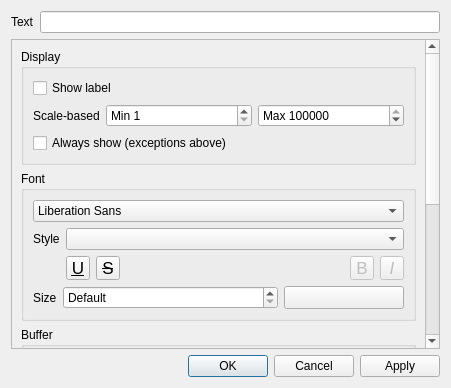
<?xml version="1.0" encoding="UTF-8"?>
<ui version="4.0">
 <class>QgsLabelPropertyDialogBase</class>
 <widget class="QDialog" name="QgsLabelPropertyDialogBase">
  <property name="geometry">
   <rect>
    <x>0</x>
    <y>0</y>
    <width>451</width>
    <height>388</height>
   </rect>
  </property>
  <property name="windowTitle">
   <string>Label properties</string>
  </property>
  <layout class="QVBoxLayout" name="verticalLayout_2">
   <item>
    <layout class="QHBoxLayout" name="horizontalLayout_3">
     <item>
      <widget class="QLabel" name="mLabelTextLabel">
       <property name="text">
        <string>Text</string>
       </property>
      </widget>
     </item>
     <item>
      <widget class="QLineEdit" name="mLabelTextLineEdit"/>
     </item>
    </layout>
   </item>
   <item>
    <widget class="QScrollArea" name="scrollArea">
     <property name="widgetResizable">
      <bool>true</bool>
     </property>
     <widget class="QWidget" name="scrollAreaWidgetContents">
      <property name="geometry">
       <rect>
        <x>0</x>
        <y>0</y>
        <width>431</width>
        <height>622</height>
       </rect>
      </property>
      <layout class="QVBoxLayout" name="mLabelPropertiesLayout">
       <item>
        <widget class="QgsCollapsibleGroupBox" name="mDisplayGroupBox">
         <property name="title">
          <string>Display</string>
         </property>
         <layout class="QGridLayout" name="gridLayout_5">
          <item row="2" column="0">
           <layout class="QHBoxLayout" name="horizontalLayout_5">
            <item>
             <widget class="QLabel" name="label">
              <property name="sizePolicy">
               <sizepolicy hsizetype="Maximum" vsizetype="Preferred">
                <horstretch>0</horstretch>
                <verstretch>0</verstretch>
               </sizepolicy>
              </property>
              <property name="text">
               <string>Scale-based</string>
              </property>
             </widget>
            </item>
            <item>
             <widget class="QgsSpinBox" name="mMinScaleSpinBox">
              <property name="prefix">
               <string>Min </string>
              </property>
              <property name="minimum">
               <number>1</number>
              </property>
              <property name="maximum">
               <number>999999999</number>
              </property>
              <property name="showClearButton" stdset="0">
               <bool>false</bool>
              </property>
             </widget>
            </item>
            <item>
             <widget class="QgsSpinBox" name="mMaxScaleSpinBox">
              <property name="prefix">
               <string>Max </string>
              </property>
              <property name="minimum">
               <number>1</number>
              </property>
              <property name="maximum">
               <number>999999999</number>
              </property>
              <property name="value">
               <number>10000000</number>
              </property>
              <property name="showClearButton" stdset="0">
               <bool>false</bool>
              </property>
             </widget>
            </item>
           </layout>
          </item>
          <item row="0" column="0">
           <widget class="QCheckBox" name="mShowLabelChkbx">
            <property name="text">
             <string>Show label</string>
            </property>
           </widget>
          </item>
          <item row="3" column="0">
           <widget class="QCheckBox" name="mAlwaysShowChkbx">
            <property name="toolTip">
             <string>Ignores priority and permits collisions/overlaps</string>
            </property>
            <property name="text">
             <string>Always show (exceptions above)</string>
            </property>
           </widget>
          </item>
         </layout>
        </widget>
       </item>
       <item>
        <widget class="QgsCollapsibleGroupBox" name="mFontGroupBox">
         <property name="title">
          <string>Font</string>
         </property>
         <layout class="QGridLayout" name="gridLayout">
          <item row="0" column="0" colspan="3">
           <widget class="QFontComboBox" name="mFontFamilyCmbBx">
            <property name="editable">
             <bool>false</bool>
            </property>
           </widget>
          </item>
          <item row="1" column="0">
           <widget class="QLabel" name="label_3">
            <property name="sizePolicy">
             <sizepolicy hsizetype="Maximum" vsizetype="Preferred">
              <horstretch>0</horstretch>
              <verstretch>0</verstretch>
             </sizepolicy>
            </property>
            <property name="text">
             <string>Style</string>
            </property>
           </widget>
          </item>
          <item row="2" column="1" colspan="2">
           <layout class="QHBoxLayout" name="horizontalLayout_4">
            <item>
             <widget class="QToolButton" name="mFontUnderlineBtn">
              <property name="enabled">
               <bool>true</bool>
              </property>
              <property name="minimumSize">
               <size>
                <width>24</width>
                <height>24</height>
               </size>
              </property>
              <property name="maximumSize">
               <size>
                <width>24</width>
                <height>24</height>
               </size>
              </property>
              <property name="font">
               <font>
                <pointsize>13</pointsize>
                <underline>true</underline>
               </font>
              </property>
              <property name="toolTip">
               <string>Underlined text</string>
              </property>
              <property name="text">
               <string>U</string>
              </property>
              <property name="checkable">
               <bool>true</bool>
              </property>
             </widget>
            </item>
            <item>
             <widget class="QToolButton" name="mFontStrikethroughBtn">
              <property name="enabled">
               <bool>true</bool>
              </property>
              <property name="minimumSize">
               <size>
                <width>24</width>
                <height>24</height>
               </size>
              </property>
              <property name="maximumSize">
               <size>
                <width>24</width>
                <height>24</height>
               </size>
              </property>
              <property name="font">
               <font>
                <pointsize>13</pointsize>
                <strikeout>true</strikeout>
               </font>
              </property>
              <property name="toolTip">
               <string>Strikeout text</string>
              </property>
              <property name="text">
               <string>S</string>
              </property>
              <property name="checkable">
               <bool>true</bool>
              </property>
             </widget>
            </item>
            <item>
             <spacer name="horizontalSpacer">
              <property name="orientation">
               <enum>Qt::Horizontal</enum>
              </property>
              <property name="sizeHint" stdset="0">
               <size>
                <width>0</width>
                <height>20</height>
               </size>
              </property>
             </spacer>
            </item>
            <item>
             <widget class="QToolButton" name="mFontBoldBtn">
              <property name="enabled">
               <bool>false</bool>
              </property>
              <property name="minimumSize">
               <size>
                <width>24</width>
                <height>24</height>
               </size>
              </property>
              <property name="maximumSize">
               <size>
                <width>24</width>
                <height>24</height>
               </size>
              </property>
              <property name="font">
               <font>
                <pointsize>13</pointsize>
               </font>
              </property>
              <property name="toolTip">
               <string>Bold text
(data defined only, overrides Style)</string>
              </property>
              <property name="text">
               <string>B</string>
              </property>
              <property name="checkable">
               <bool>true</bool>
              </property>
             </widget>
            </item>
            <item>
             <widget class="QToolButton" name="mFontItalicBtn">
              <property name="enabled">
               <bool>false</bool>
              </property>
              <property name="minimumSize">
               <size>
                <width>24</width>
                <height>24</height>
               </size>
              </property>
              <property name="maximumSize">
               <size>
                <width>24</width>
                <height>24</height>
               </size>
              </property>
              <property name="font">
               <font>
                <pointsize>13</pointsize>
                <italic>true</italic>
               </font>
              </property>
              <property name="toolTip">
               <string>Italic text
(data defined only, overrides Style)</string>
              </property>
              <property name="text">
               <string>I</string>
              </property>
              <property name="checkable">
               <bool>true</bool>
              </property>
             </widget>
            </item>
           </layout>
          </item>
          <item row="3" column="0" colspan="2">
           <layout class="QHBoxLayout" name="horizontalLayout">
            <item>
             <widget class="QLabel" name="mFontSizeLabel">
              <property name="sizePolicy">
               <sizepolicy hsizetype="Maximum" vsizetype="Preferred">
                <horstretch>0</horstretch>
                <verstretch>0</verstretch>
               </sizepolicy>
              </property>
              <property name="text">
               <string>Size</string>
              </property>
             </widget>
            </item>
            <item>
             <widget class="QgsDoubleSpinBox" name="mFontSizeSpinBox">
              <property name="specialValueText">
               <string>Default</string>
              </property>
              <property name="minimum">
               <double>0.000000000000000</double>
              </property>
              <property name="maximum">
               <double>999999.000000000000000</double>
              </property>
              <property name="value">
               <double>0.000000000000000</double>
              </property>
              <property name="showClearButton" stdset="0">
               <bool>true</bool>
              </property>
             </widget>
            </item>
           </layout>
          </item>
          <item row="3" column="2">
           <widget class="QgsColorButton" name="mFontColorButton">
            <property name="sizePolicy">
             <sizepolicy hsizetype="Fixed" vsizetype="Fixed">
              <horstretch>0</horstretch>
              <verstretch>0</verstretch>
             </sizepolicy>
            </property>
            <property name="minimumSize">
             <size>
              <width>120</width>
              <height>0</height>
             </size>
            </property>
            <property name="maximumSize">
             <size>
              <width>120</width>
              <height>16777215</height>
             </size>
            </property>
            <property name="text">
             <string/>
            </property>
           </widget>
          </item>
          <item row="1" column="1" colspan="2">
           <widget class="QComboBox" name="mFontStyleCmbBx">
            <property name="toolTip">
             <string>Available typeface styles</string>
            </property>
           </widget>
          </item>
         </layout>
        </widget>
       </item>
       <item>
        <widget class="QgsCollapsibleGroupBox" name="mBufferGroupBox">
         <property name="title">
          <string>Buffer</string>
         </property>
         <layout class="QGridLayout" name="gridLayout_2">
          <item row="0" column="0">
           <layout class="QHBoxLayout" name="horizontalLayout_2">
            <item>
             <widget class="QLabel" name="mBufferSizeLabel">
              <property name="sizePolicy">
               <sizepolicy hsizetype="Maximum" vsizetype="Preferred">
                <horstretch>0</horstretch>
                <verstretch>0</verstretch>
               </sizepolicy>
              </property>
              <property name="text">
               <string>Size</string>
              </property>
             </widget>
            </item>
            <item>
             <widget class="QgsDoubleSpinBox" name="mBufferSizeSpinBox">
              <property name="minimum">
               <double>-1.000000000000000</double>
              </property>
              <property name="maximum">
               <double>999999.000000000000000</double>
              </property>
              <property name="showClearButton" stdset="0">
               <bool>true</bool>
              </property>
             </widget>
            </item>
           </layout>
          </item>
          <item row="0" column="1">
           <widget class="QgsColorButton" name="mBufferColorButton">
            <property name="sizePolicy">
             <sizepolicy hsizetype="Fixed" vsizetype="Fixed">
              <horstretch>0</horstretch>
              <verstretch>0</verstretch>
             </sizepolicy>
            </property>
            <property name="minimumSize">
             <size>
              <width>120</width>
              <height>0</height>
             </size>
            </property>
            <property name="maximumSize">
             <size>
              <width>120</width>
              <height>16777215</height>
             </size>
            </property>
            <property name="text">
             <string/>
            </property>
           </widget>
          </item>
         </layout>
        </widget>
       </item>
       <item>
        <widget class="QgsCollapsibleGroupBox" name="mPositionGroupBlox">
         <property name="title">
          <string>Position</string>
         </property>
         <layout class="QGridLayout" name="gridLayout_3">
          <item row="0" column="0">
           <widget class="QLabel" name="mLabelDistanceLabel">
            <property name="sizePolicy">
             <sizepolicy hsizetype="Maximum" vsizetype="Preferred">
              <horstretch>0</horstretch>
              <verstretch>0</verstretch>
             </sizepolicy>
            </property>
            <property name="text">
             <string>Label distance</string>
            </property>
           </widget>
          </item>
          <item row="0" column="1">
           <widget class="QgsDoubleSpinBox" name="mLabelDistanceSpinBox">
            <property name="specialValueText">
             <string>Default</string>
            </property>
            <property name="minimum">
             <double>-1.000000000000000</double>
            </property>
            <property name="maximum">
             <double>999999.000000000000000</double>
            </property>
            <property name="showClearButton" stdset="0">
             <bool>true</bool>
            </property>
           </widget>
          </item>
          <item row="1" column="0">
           <widget class="QLabel" name="mXCoordLabel">
            <property name="sizePolicy">
             <sizepolicy hsizetype="Maximum" vsizetype="Preferred">
              <horstretch>0</horstretch>
              <verstretch>0</verstretch>
             </sizepolicy>
            </property>
            <property name="text">
             <string>X Coordinate</string>
            </property>
           </widget>
          </item>
          <item row="1" column="1">
           <widget class="QgsDoubleSpinBox" name="mXCoordSpinBox">
            <property name="specialValueText">
             <string>Default</string>
            </property>
            <property name="minimum">
             <double>-999999999.000000000000000</double>
            </property>
            <property name="maximum">
             <double>999999999.000000000000000</double>
            </property>
            <property name="showClearButton" stdset="0">
             <bool>true</bool>
            </property>
           </widget>
          </item>
          <item row="2" column="0">
           <widget class="QLabel" name="mYCoordLabel">
            <property name="sizePolicy">
             <sizepolicy hsizetype="Maximum" vsizetype="Preferred">
              <horstretch>0</horstretch>
              <verstretch>0</verstretch>
             </sizepolicy>
            </property>
            <property name="text">
             <string>Y Coordinate</string>
            </property>
           </widget>
          </item>
          <item row="2" column="1">
           <widget class="QgsDoubleSpinBox" name="mYCoordSpinBox">
            <property name="specialValueText">
             <string>Default</string>
            </property>
            <property name="minimum">
             <double>-999999999.000000000000000</double>
            </property>
            <property name="maximum">
             <double>999999999.000000000000000</double>
            </property>
            <property name="showClearButton" stdset="0">
             <bool>true</bool>
            </property>
           </widget>
          </item>
          <item row="3" column="0">
           <widget class="QLabel" name="mHaliLabel">
            <property name="sizePolicy">
             <sizepolicy hsizetype="Maximum" vsizetype="Preferred">
              <horstretch>0</horstretch>
              <verstretch>0</verstretch>
             </sizepolicy>
            </property>
            <property name="text">
             <string>Horizontal alignment</string>
            </property>
           </widget>
          </item>
          <item row="3" column="1">
           <widget class="QComboBox" name="mHaliComboBox"/>
          </item>
          <item row="4" column="0">
           <widget class="QLabel" name="mValiLabel">
            <property name="sizePolicy">
             <sizepolicy hsizetype="Maximum" vsizetype="Preferred">
              <horstretch>0</horstretch>
              <verstretch>0</verstretch>
             </sizepolicy>
            </property>
            <property name="text">
             <string>Vertical alignment</string>
            </property>
           </widget>
          </item>
          <item row="4" column="1">
           <widget class="QComboBox" name="mValiComboBox"/>
          </item>
          <item row="5" column="0">
           <widget class="QLabel" name="mRotationLabel">
            <property name="sizePolicy">
             <sizepolicy hsizetype="Maximum" vsizetype="Preferred">
              <horstretch>0</horstretch>
              <verstretch>0</verstretch>
             </sizepolicy>
            </property>
            <property name="text">
             <string>Rotation</string>
            </property>
           </widget>
          </item>
          <item row="5" column="1">
           <widget class="QgsDoubleSpinBox" name="mRotationSpinBox">
            <property name="specialValueText">
             <string>Default</string>
            </property>
            <property name="minimum">
             <double>-1.000000000000000</double>
            </property>
            <property name="maximum">
             <double>360.000000000000000</double>
            </property>
            <property name="showClearButton" stdset="0">
             <bool>true</bool>
            </property>
           </widget>
          </item>
         </layout>
        </widget>
       </item>
       <item>
        <spacer name="verticalSpacer">
         <property name="orientation">
          <enum>Qt::Vertical</enum>
         </property>
         <property name="sizeHint" stdset="0">
          <size>
           <width>20</width>
           <height>40</height>
          </size>
         </property>
        </spacer>
       </item>
      </layout>
     </widget>
    </widget>
   </item>
   <item>
    <widget class="QDialogButtonBox" name="buttonBox">
     <property name="orientation">
      <enum>Qt::Horizontal</enum>
     </property>
     <property name="standardButtons">
      <set>QDialogButtonBox::Apply|QDialogButtonBox::Cancel|QDialogButtonBox::Ok</set>
     </property>
    </widget>
   </item>
  </layout>
 </widget>
 <customwidgets>
  <customwidget>
   <class>QgsCollapsibleGroupBox</class>
   <extends>QGroupBox</extends>
   <header>qgscollapsiblegroupbox.h</header>
   <container>1</container>
  </customwidget>
  <customwidget>
   <class>QgsColorButton</class>
   <extends>QToolButton</extends>
   <header>qgscolorbutton.h</header>
   <container>1</container>
  </customwidget>
  <customwidget>
   <class>QgsDoubleSpinBox</class>
   <extends>QDoubleSpinBox</extends>
   <header>qgsdoublespinbox.h</header>
  </customwidget>
  <customwidget>
   <class>QgsSpinBox</class>
   <extends>QSpinBox</extends>
   <header>qgsspinbox.h</header>
  </customwidget>
 </customwidgets>
 <tabstops>
  <tabstop>mLabelTextLineEdit</tabstop>
  <tabstop>scrollArea</tabstop>
  <tabstop>mDisplayGroupBox</tabstop>
  <tabstop>mShowLabelChkbx</tabstop>
  <tabstop>mMinScaleSpinBox</tabstop>
  <tabstop>mMaxScaleSpinBox</tabstop>
  <tabstop>mAlwaysShowChkbx</tabstop>
  <tabstop>mFontGroupBox</tabstop>
  <tabstop>mFontFamilyCmbBx</tabstop>
  <tabstop>mFontStyleCmbBx</tabstop>
  <tabstop>mFontUnderlineBtn</tabstop>
  <tabstop>mFontStrikethroughBtn</tabstop>
  <tabstop>mFontBoldBtn</tabstop>
  <tabstop>mFontItalicBtn</tabstop>
  <tabstop>mFontSizeSpinBox</tabstop>
  <tabstop>mFontColorButton</tabstop>
  <tabstop>mBufferGroupBox</tabstop>
  <tabstop>mBufferSizeSpinBox</tabstop>
  <tabstop>mBufferColorButton</tabstop>
  <tabstop>mPositionGroupBlox</tabstop>
  <tabstop>mLabelDistanceSpinBox</tabstop>
  <tabstop>mXCoordSpinBox</tabstop>
  <tabstop>mYCoordSpinBox</tabstop>
  <tabstop>mHaliComboBox</tabstop>
  <tabstop>mValiComboBox</tabstop>
  <tabstop>mRotationSpinBox</tabstop>
 </tabstops>
 <resources/>
 <connections>
  <connection>
   <sender>buttonBox</sender>
   <signal>accepted()</signal>
   <receiver>QgsLabelPropertyDialogBase</receiver>
   <slot>accept()</slot>
   <hints>
    <hint type="sourcelabel">
     <x>260</x>
     <y>565</y>
    </hint>
    <hint type="destinationlabel">
     <x>157</x>
     <y>274</y>
    </hint>
   </hints>
  </connection>
  <connection>
   <sender>buttonBox</sender>
   <signal>rejected()</signal>
   <receiver>QgsLabelPropertyDialogBase</receiver>
   <slot>reject()</slot>
   <hints>
    <hint type="sourcelabel">
     <x>328</x>
     <y>565</y>
    </hint>
    <hint type="destinationlabel">
     <x>286</x>
     <y>274</y>
    </hint>
   </hints>
  </connection>
 </connections>
</ui>
